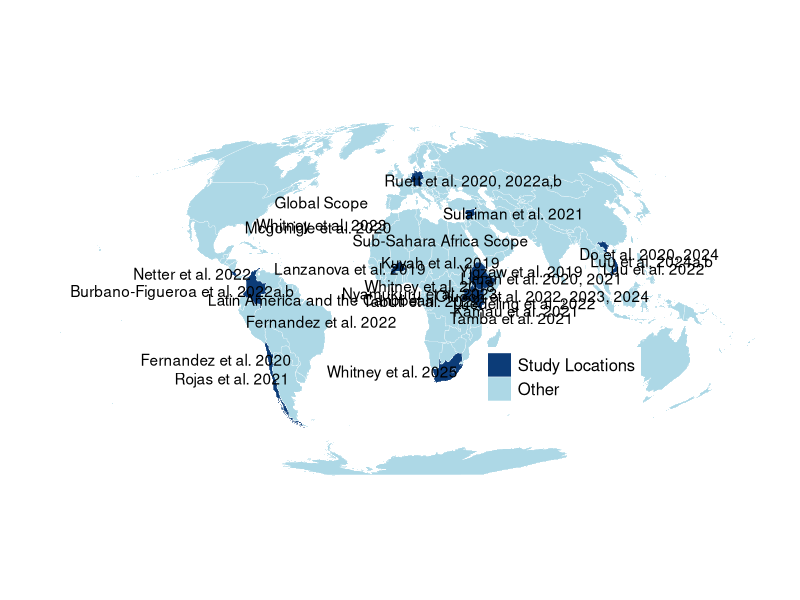

Recreate this plot in R.
# Load required libraries
library(tidyverse)
library(ggthemes)

# Load world map data
world_map <- map_data("world") %>% 
  filter(!long > 180)  # Ensure longitude is within bounds

# Define a lookup table for country highlights
highlight_countries <- c(
  "Uganda", "Europe", "South Africa", "Chile", "Vietnam", "Costa Rica",
  "Kenya", "Burkina Faso", "Ethiopia", "Colombia", "Germany", "Syria"
)

# Assign colors: blue for highlights, gray for others
highlight_colors <- c(
  "Uganda" = "#377eb8",
  "Europe" = "#6a9ae2",
  "South Africa" = "#4f83cc",
  "Chile" = "#265dab",
  "Vietnam" = "#1e468c",
  "Costa Rica" = "#0b2d5a",
  "Kenya" = "#0c3c78",
  "Burkina Faso" = "#6c8cd5",
  "Ethiopia" = "#3d6fb6",
  "Colombia" = "#2c5399",
  "Germany" = "#184075",
  "Syria" = "#0f2a57"
)

# Create `world_map_focus` to include the necessary regions
world_map_focus <- world_map %>%
  mutate(GeographicalFocus = ifelse(region %in% highlight_countries, region, "Other"))

# Create a single blue category for all study locations
world_map_focus <- world_map_focus %>%
  mutate(StudyFocus = ifelse(GeographicalFocus != "Other", "Study Locations", "Other"))

# Define colors: dark blue for study locations, light blue for others
study_colors <- c("Study Locations" = "#0c3c78", "Other" = "lightblue")

# **Plot the map using GeographicalFocus for fill**
# **Plot the map using StudyFocus for fill**
plot_study_locations <- ggplot(world_map_focus, aes(fill = StudyFocus, map_id = region)) +
  geom_map(map = world_map_focus, color = "white", size = 0.1) +  # Country borders
  expand_limits(x = world_map$long, y = world_map$lat) +
  scale_fill_manual(
    values = study_colors,
    name = NULL  # Remove legend title
  ) + 
  coord_map("mollweide") +  # Mollweide projection for a balanced world view
  theme_map() +  
  theme(
    legend.position = c(0.6, 0.2),  # Show a simple legend on the right
    legend.text = element_text(size = 12),  # Adjust text size
    panel.background = element_rect(fill = "white", color = NA),  # White background
    plot.background = element_rect(fill = "white", color = NA),  # White outer background
    plot.margin = unit(c(0,0,0,0), "cm")
  ) +
  guides(fill = guide_legend(reverse = TRUE)) +  # Invert legend order
#Africa
  annotate("text", x = 14, y = 5, label = "Whitney et al. 2018") +  # Uganda (shift west)
  annotate("text", x = 9, y = 2, label = "Nyamukuru et al. 2023") +  # Uganda
  annotate("text", x = 10, y = -1, label = "Tabuti et al. 2022") +  # Uganda
  annotate("text", x = -26, y = 12, label = "Lanzanova et al. 2019") +  # Burkina Faso
  annotate("text", x = 60, y = 11, label = "Yigzaw et al. 2019") +  # Ethiopia
  annotate("text", x = 70, y = 8, label = "Liman et al. 2020, 2021") +  # Ethiopia
  annotate("text", x = 20, y = 19, label = "Sub-Sahara Africa Scope\nKuyah et al. 2019") +  # Kenya
  annotate("text", x = 70, y = 1, label = "Oluoch et al. 2022, 2023, 2024") +  # Kenya
  annotate("text", x = 61, y = -2, label = "Luedeling et al. 2022") +  # Kenya
  annotate("text", x = 57, y = -5, label = "Kamau et al. 2021") +  # Kenya
  annotate("text", x = 55, y = -8, label = "Tamba et al. 2021") +  # Kenya
  annotate("text", x = -5, y = -30, label = "Whitney et al. 2025") +  # South Africa
  # C. & S. America
  annotate("text", x = -98, y = -25, label = "Fernandez et al. 2020") +  # Chile
  annotate("text", x = -40, y = -5, label = "Latin America and the Caribbean\nFernandez et al. 2022") + # Latin America and the Caribbean
  annotate("text", x = -94, y = -33, label = "Rojas et al. 2021") +  # Chile
  annotate("text", x = -109, y = 3, label = "Burbano-Figueroa et al. 2022a,b") +  # Colombia
  annotate("text", x = -105, y = 10, label = "Netter et al. 2022") +  # Costa Rica
  # Global
  annotate("text", x = -45, y = 35, label = "Global Scope\nWhitney et al. 2023") +  # Europe (Central)
  annotate("text", x = -45, y = 29, label = "Mcgonigle et al. 2020") +  # Europe (North)
  # Europe
  annotate("text", x = 47, y = 50, label = "Ruett et al. 2020, 2022a,b") +  # Germany
  # Asia
  annotate("text", x = 127, y = 18, label = "Do et al. 2020, 2024") +  # Vietnam
  annotate("text", x = 127, y = 15, label = "Luu et al. 2024a,b") +  # Vietnam (South China Sea)
  annotate("text", x = 127, y = 12, label = "Luu et al. 2022") +  # Vietnam
  # Middle East
  annotate("text", x = 63, y = 35, label = "Sulaiman et al. 2021")   # Syria

# Save the figure as a wide and short image
ggsave("figures/plot_study_locations_map.png", plot_study_locations, width = 15, height = 7, dpi = 300)

# Save the map and thematic timeline together

# source("functions/plot_thematic_areas.R")

# library(patchwork)
        
# plot_map_themes <- plot_spacer() / plot_study_locations  / plot_spacer() / thematic_plot + plot_layout(heights = c(-0.99, 4.5, -0.99, 1))

# ggsave("figures/plot_map_themes.png", plot_map_themes, width = 17, height = 10, dpi = 300)
